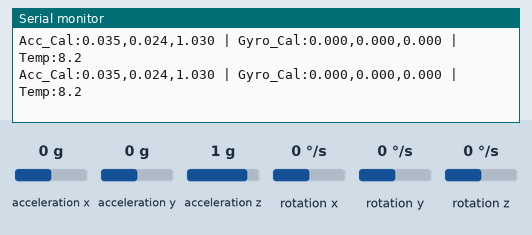
This sketch was run on a simulated ESP32. Parts: the last lines printed to the serial monitor. Wiring (inferred from the names in the program): MPU-9250 motion sensor at I2C address 0x68. The inputs (shaded band) are chosen by the test bench; at power-on: acceleration x 0 g, acceleration y 0 g, acceleration z 1 g, rotation x 0 °/s, rotation y 0 °/s, rotation z 0 °/s.

Above: at 6.1 s.
6.2 s: acceleration x set to -1.4 g
At 6.8 s:
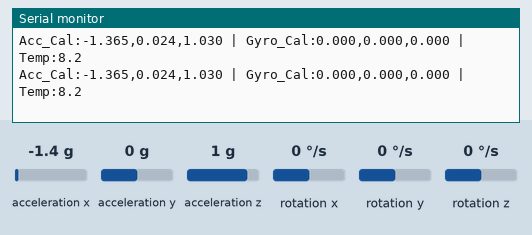
9.2 s: acceleration y set to -1.4 g
At 10.1 s:
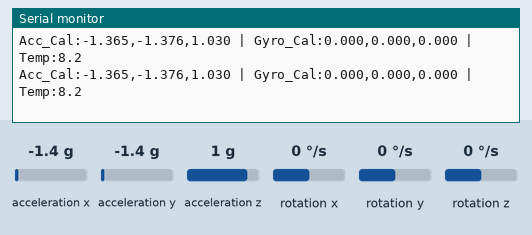
10.7 s: acceleration z set to -1.4 g
At 11.3 s:
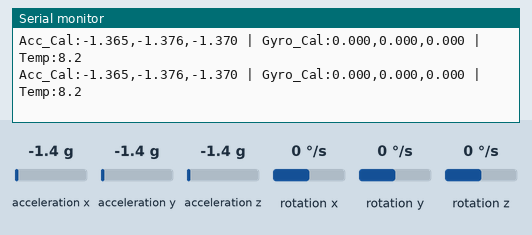
12.2 s: rotation x set to -192 °/s
At 12.7 s:
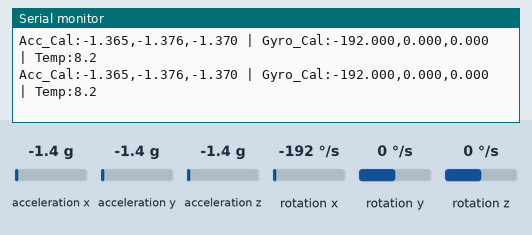
13.7 s: rotation y set to -192 °/s
At 14.5 s:
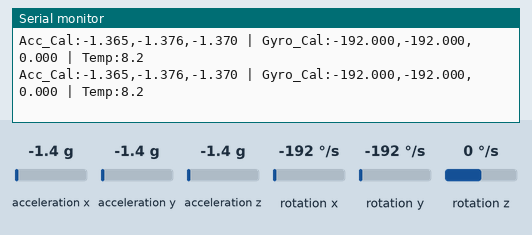

Measured:
- after the input at 6.2 s, the serial monitor: prints a new line at once (image 1)
- after the input at 9.2 s, the serial monitor: prints a new line at once (image 2)
- after the input at 10.7 s, the serial monitor: prints a new line at once (image 3)
- after the input at 12.2 s, the serial monitor: prints a new line at once (image 4)
- after the input at 13.7 s, the serial monitor: prints a new line at once (image 5)

The sketch:

Final_offset.ino
```cpp
#include <Wire.h>
#include <math.h>

#define MPU_ADDR 0x68
#define SAMPLE_COUNT 500

// --- 1. CỐ ĐỊNH BIẾN HIỆU CHỈNH GIA TỐC (ĐÃ ĐO THỰC NGHIỆM Ở BƯỚC TRƯỚC) ---
const float OFFSET_AX = 0.035075;
const float OFFSET_AY = 0.024395;
const float OFFSET_AZ = 0.029585;

// --- 2. NGƯỠNG ĐÁNH GIÁ (THEO BAREM TÀI LIỆU HƯỚNG DẪN) ---
const float GYRO_STATIONARY_THRESH = 0.15; // Ngưỡng STD để xác định mạch đứng yên (dps)
const float TEMP_DEVIATION_THRESH = 3.0;   // Ngưỡng lệch nhiệt độ để kích hoạt hiệu chỉnh lại (°C)

// Biến lưu trữ hằng số hiệu chỉnh động cho Gyro
float gyro_offset_x = 0, gyro_offset_y = 0, gyro_offset_z = 0;
float base_temperature = 0; // Nhiệt độ gốc lúc hiệu chỉnh xong

struct RawData {
  int16_t ax, ay, az;
  int16_t temp;
  int16_t gx, gy, gz;
};

// Mảng lưu dữ liệu phục vụ tính STD
float sample_gx[SAMPLE_COUNT], sample_gy[SAMPLE_COUNT], sample_gz[SAMPLE_COUNT];

void mpuInit() {
  Wire.beginTransmission(MPU_ADDR);
  Wire.write(0x6B); Wire.write(0x00); Wire.endTransmission(); // Thoát Sleep
  Wire.beginTransmission(MPU_ADDR);
  Wire.write(0x1C); Wire.write(0x00); Wire.endTransmission(); // Accel ±2g
  Wire.beginTransmission(MPU_ADDR);
  Wire.write(0x1B); Wire.write(0x00); Wire.endTransmission(); // Gyro ±250 dps
}

RawData readRaw() {
  RawData d;
  Wire.beginTransmission(MPU_ADDR);
  Wire.write(0x3B);
  Wire.endTransmission(false);
  Wire.requestFrom(MPU_ADDR, 14, true);
  d.ax = (Wire.read() << 8) | Wire.read();
  d.ay = (Wire.read() << 8) | Wire.read();
  d.az = (Wire.read() << 8) | Wire.read();
  d.temp = (Wire.read() << 8) | Wire.read();
  d.gx = (Wire.read() << 8) | Wire.read();
  d.gy = (Wire.read() << 8) | Wire.read();
  d.gz = (Wire.read() << 8) | Wire.read();
  return d;
}

// Hàm quy đổi nhiệt độ chip MPU6500 sang độ C
float getTemperatureCelsius(int16_t raw_temp) {
  return (raw_temp / 333.87) + 21.0;
}

// --- THUẬT TOÁN 1: TỰ ĐỘNG HIỆU CHỈNH GYRO KHI PHÁT HIỆN TRẠNG THÁI YÊN ---
void autoCalibrateGyro() {
  bool is_stationary = false;

  while (!is_stationary) {
    Serial.println("\n[CALIBRATION] Dang quet trang thai tinh... Vui long giu yen mach!");
    double sum_gx = 0, sum_gy = 0, sum_gz = 0;
    double sum_temp = 0;

    for (int i = 0; i < SAMPLE_COUNT; i++) {
      RawData r = readRaw();
      sample_gx[i] = r.gx / 131.0;
      sample_gy[i] = r.gy / 131.0;
      sample_gz[i] = r.gz / 131.0;

      sum_gx += sample_gx[i];
      sum_gy += sample_gy[i];
      sum_gz += sample_gz[i];
      sum_temp += getTemperatureCelsius(r.temp);
      delay(5);
    }

    // Tính Mean ban đầu
    float mean_gx = sum_gx / SAMPLE_COUNT;
    float mean_gy = sum_gy / SAMPLE_COUNT;
    float mean_gz = sum_gz / SAMPLE_COUNT;

    // Tính STD để kiểm tra độ tĩnh
    double var_gx = 0, var_gy = 0, var_gz = 0;
    for (int i = 0; i < SAMPLE_COUNT; i++) {
      var_gx += pow(sample_gx[i] - mean_gx, 2);
      var_gy += pow(sample_gy[i] - mean_gy, 2); // Sử dụng cấu trúc biến phương sai tương tự bước khảo sát tĩnh
      var_gz += pow(sample_gz[i] - mean_gz, 2);
    }
    float std_gx = sqrt(var_gx / SAMPLE_COUNT);
    float std_gy = sqrt(var_gy / SAMPLE_COUNT);
    float std_gz = sqrt(var_gz / SAMPLE_COUNT);

    Serial.printf("[CHECK] Độ rung STD hiên tai: Gx=%.4f, Gy=%.4f, Gz=%.4f\n", std_gx, std_gy, std_gz);

    // Điều kiện phát hiện trạng thái yên: Nhiễu ngẫu nhiên của cả 3 trục phải nhỏ hơn ngưỡng cho phép
    if (std_gx < GYRO_STATIONARY_THRESH && std_gy < GYRO_STATIONARY_THRESH && std_gz < GYRO_STATIONARY_THRESH) {
      is_stationary = true;
      gyro_offset_x = mean_gx;
      gyro_offset_y = mean_gy;
      gyro_offset_z = mean_gz;
      base_temperature = sum_temp / SAMPLE_COUNT;

      Serial.println("==================================================");
      Serial.println("[SUCCESS] Da thiet lap xong Offset Gyro!");
      Serial.printf("Offsets: Gx=%.5f, Gy=%.5f, Gz=%.5f\n", gyro_offset_x, gyro_offset_y, gyro_offset_z);
      Serial.printf("Nhiet do moi truong on dinh: %.2f °C\n", base_temperature);
      Serial.println("==================================================");
    } else {
      Serial.println("[WARNING] Mach bi rung hoac dich chuyen! Dang quet lai sau 1 giay...");
      delay(1000);
    }
  }
}

// --- THUẬT TOÁN 2: KIỂM TRA CHẤT LƯỢNG SAU HIỆU CHỈNH ---
void verifyCalibration() {
  Serial.println("[VERIFY] Dang kiem tra lai chat luong tin hieu sau khi bu sai so...");
  delay(500);

  double sum_gx = 0, sum_gy = 0, sum_gz = 0;
  double sum_ax = 0, sum_ay = 0, sum_az = 0;
  int check_samples = 100;

  for (int i = 0; i < check_samples; i++) {
    RawData r = readRaw();

    sum_gx += ((r.gx / 131.0) - gyro_offset_x);
    sum_gy += ((r.gy / 131.0) - gyro_offset_y);
    sum_gz += ((r.gz / 131.0) - gyro_offset_z);

    sum_ax += (r.ax / 16384.0) + OFFSET_AX;
    sum_ay += (r.ay / 16384.0) + OFFSET_AY;
    sum_az += (r.az / 16384.0) + OFFSET_AZ;
    delay(5);
  }

  float ver_gx = fabs(sum_gx / check_samples);
  float ver_gy = fabs(sum_gy / check_samples);
  float ver_gz = fabs(sum_gz / check_samples);

  float ax_cal = sum_ax / check_samples;
  float ay_cal = sum_ay / check_samples;
  float az_cal = sum_az / check_samples;

  // Tính tổng trị tuyệt đối vector gia tốc |a|
  float total_a = sqrt(ax_cal*ax_cal + ay_cal*ay_cal + az_cal*az_cal);

  Serial.println("\n--- KET QUA KIEM TRA SAU HIEU CHINH ---");
  Serial.printf("Sai so Gyro trung binh (Yeu cau < 0.05 dps):\n -> Gx=%.5f, Gy=%.5f, Gz=%.5f\n", ver_gx, ver_gy, ver_gz);
  Serial.printf("Tong vector gia toc |a| (Yeu cau bám sat 1.0g): %.5f g\n", total_a);

  // Điều kiện kiểm tra
  if (ver_gx < 0.05 && ver_gy < 0.05 && ver_gz < 0.05 && fabs(total_a - 1.0) < 0.1) {
    Serial.println("[STATUS] ĐAT CHUAN! Hệ thong tin hieu san sang.");
  } else {
    Serial.println("[STATUS] CANH BAO: Thong so sau hiệu chỉnh chua toi uu. Kiem tra lai do gá cơ khi.");
  }
  Serial.println("--------------------------------------------------\n");
}

void setup() {
  Serial.begin(115200);
  Wire.begin(21, 22);
  mpuInit();
  delay(500);

  // Chạy chu trình tự động hiệu chỉnh và kiểm chứng khi khởi động
  autoCalibrateGyro();
  verifyCalibration();
}

void loop() {
  RawData r = readRaw();

  // Lấy giá trị vật lý đã được làm sạch
  float ax_cal = (r.ax / 16384.0) + OFFSET_AX;
  float ay_cal = (r.ay / 16384.0) + OFFSET_AY;
  float az_cal = (r.az / 16384.0) + OFFSET_AZ;

  float gx_cal = (r.gx / 131.0) - gyro_offset_x;
  float gy_cal = (r.gy / 131.0) - gyro_offset_y;
  float gz_cal = (r.gz / 131.0) - gyro_offset_z;

  float current_temp = getTemperatureCelsius(r.temp);

  // --- THUẬT TOÁN 3: KIỂM TRA BIẾN ĐỘNG NHIỆT ĐỘ (TEMPERATURE COMPENSATION) ---
  if (fabs(current_temp - base_temperature) > TEMP_DEVIATION_THRESH) {
    Serial.printf("\n[ALERT] Nhiet do thay doi vuot nguong (Delta T = %.2f °C). Kích hoat hieu chinh lai Gyro...\n", fabs(current_temp - base_temperature));
    autoCalibrateGyro();
    verifyCalibration();
  }

  // In dữ liệu ra Serial theo định dạng sạch phục vụ tính toán góc ở phần tiếp theo
  Serial.printf("Acc_Cal:%.3f,%.3f,%.3f | Gyro_Cal:%.3f,%.3f,%.3f | Temp:%.1f\n",
                ax_cal, ay_cal, az_cal, gx_cal, gy_cal, gz_cal, current_temp);

  delay(20); // Chu kỳ lấy mẫu loop chính ~50Hz
}
```
